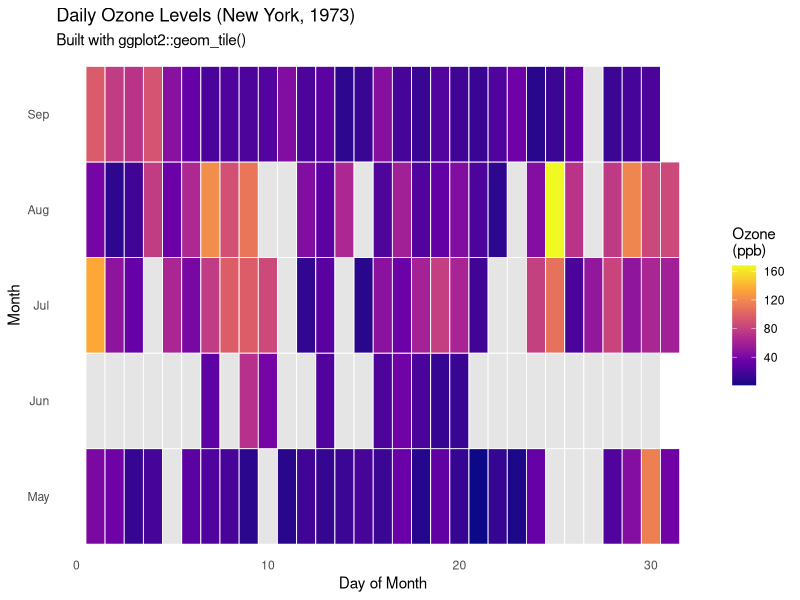
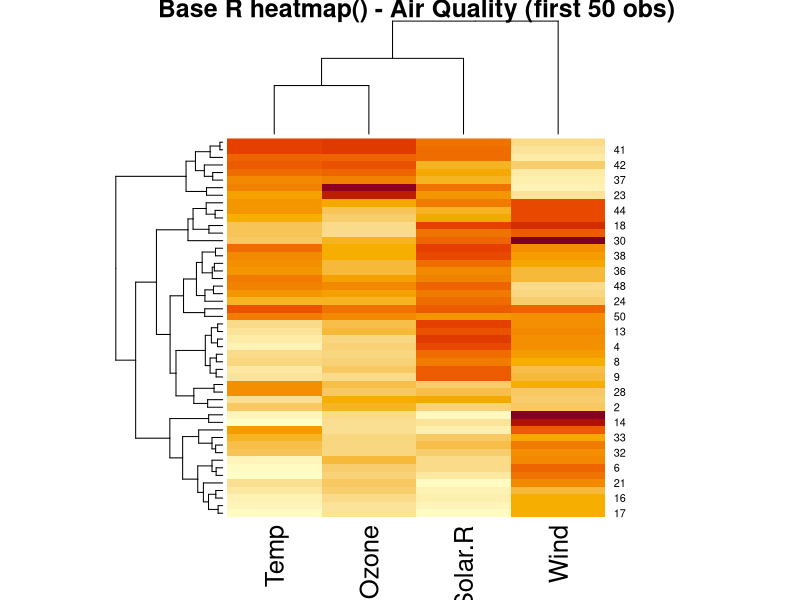
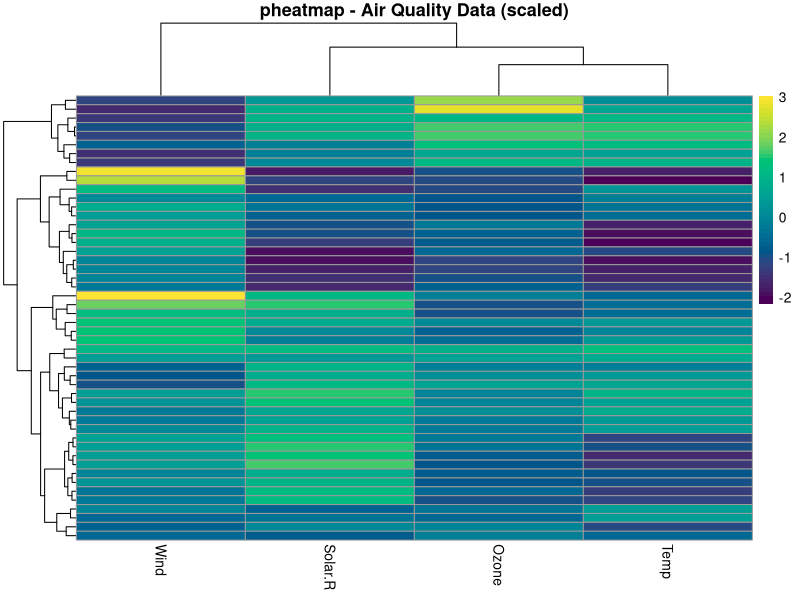
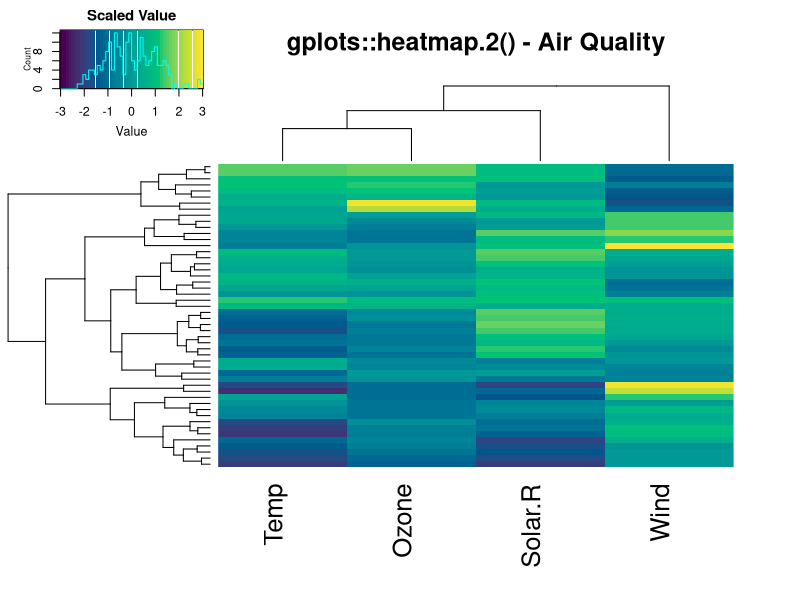
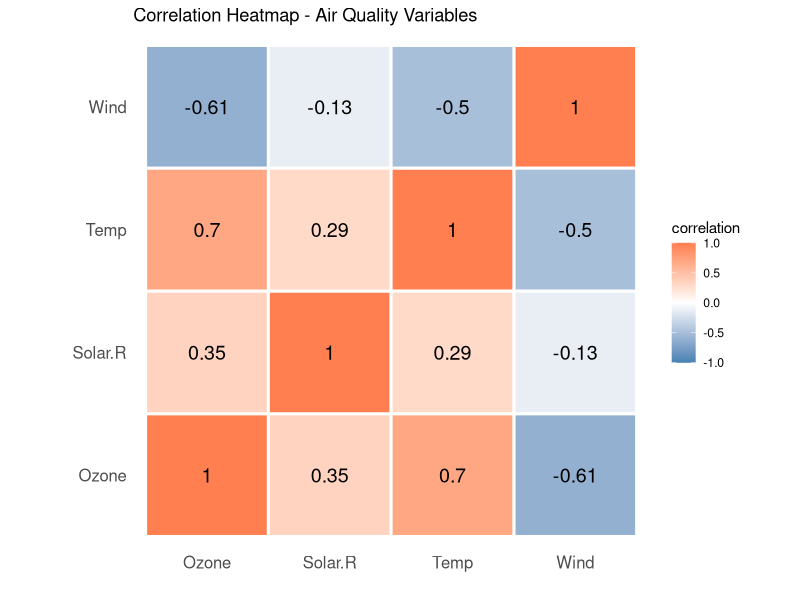
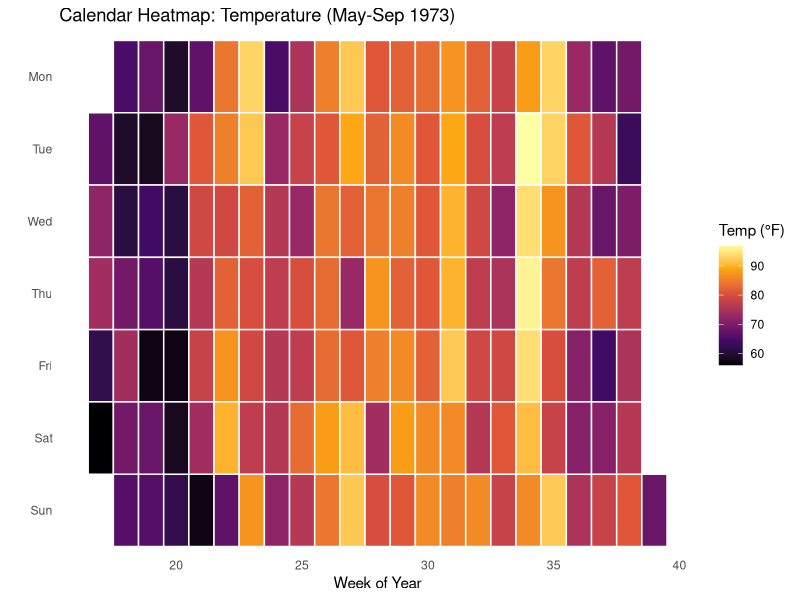
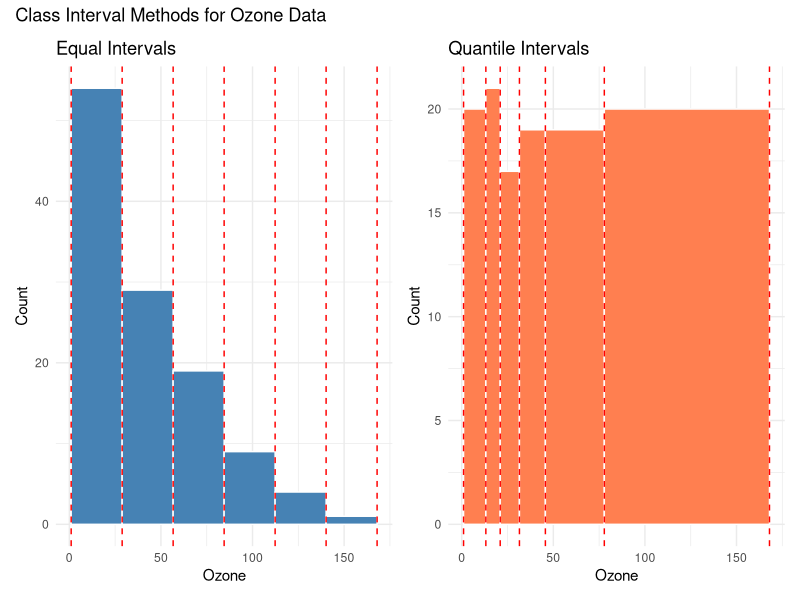

R code for these plots, in order: (Note: this script raises an error after producing the figures.)
## ---- chunk 1
knitr::opts_chunk$set(
  echo = TRUE,
  warning = FALSE,
  message = FALSE,
  fig.align = "center"
)

library(conflicted)
library(tidyverse)
library(patchwork)

conflicts_prefer(dplyr::filter, dplyr::select)
## ---- chunk 2
data(airquality)

aq_matrix <- airquality |>
  select(Ozone, Solar.R, Wind, Temp) |>
  drop_na() |>
  as.matrix() |>
  scale()

glimpse(airquality)
## ---- chunk 3
ggplot(airquality, aes(x = Day, y = factor(Month, labels = month.abb[5:9]),
                       fill = Ozone)) +
  geom_tile(color = "white", size = 0.3) +
  scale_fill_viridis_c(option = "plasma", na.value = "grey90",
                       name = "Ozone\n(ppb)") +
  labs(title = "Daily Ozone Levels (New York, 1973)",
       subtitle = "Built with ggplot2::geom_tile()",
       x = "Day of Month", y = "Month") +
  theme_minimal() +
  theme(panel.grid = element_blank())
## ---- chunk 4
heatmap(
  aq_matrix[1:50, ],
  col = hcl.colors(50, "YlOrRd", rev = TRUE),
  scale = "none",
  main = "Base R heatmap() - Air Quality (first 50 obs)"
)
## ---- chunk 5
library(pheatmap)

pheatmap(
  aq_matrix[1:50, ],
  color = hcl.colors(50, "Viridis"),
  main = "pheatmap - Air Quality Data (scaled)",
  fontsize = 10,
  cluster_rows = TRUE,
  cluster_cols = TRUE,
  show_rownames = FALSE
)
## ---- chunk 6
library(gplots)

heatmap.2(
  aq_matrix[1:50, ],
  col = hcl.colors(50, "Viridis"),
  scale = "none",
  trace = "none",
  dendrogram = "both",
  margins = c(8, 4),
  main = "gplots::heatmap.2() - Air Quality",
  key.title = "Scaled Value",
  labRow = FALSE
)
## ---- chunk 7
cor_matrix <- airquality |>
  select(Ozone, Solar.R, Wind, Temp) |>
  drop_na() |>
  cor()

cor_long <- cor_matrix |>
  as.data.frame() |>
  rownames_to_column("var1") |>
  pivot_longer(-var1, names_to = "var2", values_to = "correlation")

ggplot(cor_long, aes(x = var1, y = var2, fill = correlation)) +
  geom_tile(color = "white", size = 1) +
  geom_text(aes(label = round(correlation, 2)), color = "black", size = 5) +
  scale_fill_gradient2(low = "steelblue", mid = "white", high = "coral",
                       midpoint = 0, limits = c(-1, 1)) +
  labs(title = "Correlation Heatmap - Air Quality Variables",
       x = "", y = "") +
  theme_minimal() +
  theme(panel.grid = element_blank(), axis.text = element_text(size = 12)) +
  coord_fixed()
## ---- chunk 8
aq_cal <- airquality |>
  mutate(
    Date = as.Date(paste(1973, Month, Day, sep = "-")),
    week = as.numeric(format(Date, "%U")),
    wday = factor(weekdays(Date, abbreviate = TRUE),
                  levels = c("Mon", "Tue", "Wed", "Thu", "Fri", "Sat", "Sun"))
  )

ggplot(aq_cal, aes(x = week, y = fct_rev(wday), fill = Temp)) +
  geom_tile(color = "white", size = 0.5) +
  scale_fill_viridis_c(option = "inferno", name = "Temp (\u00B0F)") +
  labs(title = "Calendar Heatmap: Temperature (May-Sep 1973)",
       x = "Week of Year", y = "") +
  theme_minimal() +
  theme(panel.grid = element_blank())
## ---- chunk 9
ozone_clean <- na.omit(airquality$Ozone)

# Compare binning methods
breaks_equal <- seq(min(ozone_clean), max(ozone_clean), length.out = 7)
breaks_quantile <- quantile(ozone_clean, probs = seq(0, 1, length.out = 7))

p_equal <- ggplot(data.frame(Ozone = ozone_clean), aes(x = Ozone)) +
  geom_histogram(breaks = breaks_equal, fill = "steelblue", color = "white") +
  geom_vline(xintercept = breaks_equal, color = "red", linetype = "dashed", size = 0.5) +
  labs(title = "Equal Intervals", y = "Count") +
  theme_minimal()

p_quantile <- ggplot(data.frame(Ozone = ozone_clean), aes(x = Ozone)) +
  geom_histogram(breaks = as.numeric(breaks_quantile),
                 fill = "coral", color = "white") +
  geom_vline(xintercept = as.numeric(breaks_quantile),
             color = "red", linetype = "dashed", size = 0.5) +
  labs(title = "Quantile Intervals", y = "Count") +
  theme_minimal()

p_equal + p_quantile +
  plot_annotation(title = "Class Interval Methods for Ozone Data")
## ---- chunk 10
aq_summary <- airquality |>
  group_by(Month = month.abb[Month]) |>
  summarise(
    `Mean Ozone` = round(mean(Ozone, na.rm = TRUE), 1),
    `Mean Temp` = round(mean(Temp), 1),
    `Mean Wind` = round(mean(Wind), 1),
    `Mean Solar` = round(mean(Solar.R, na.rm = TRUE), 1),
    Days = n(),
    .groups = "drop"
  )

knitr::kable(aq_summary, caption = "Air Quality Summary (1973) -- knitr::kable()")
## ---- chunk 11
library(kableExtra)

aq_summary |>
  kbl(caption = "Air Quality Summary -- kableExtra") |>
  kable_styling(
    bootstrap_options = c("striped", "hover", "condensed"),
    full_width = FALSE,
    position = "center",
    latex_options = c("striped", "hold_position")
  ) |>
  column_spec(2, bold = TRUE,
              color = ifelse(aq_summary$`Mean Ozone` > 50, "red", "black")) |>
  row_spec(0, bold = TRUE, color = "white", background = "#4682B4")
## ---- chunk 12
library(formattable)

formattable(aq_summary, list(
  `Mean Ozone` = color_bar("coral"),
  `Mean Temp` = color_bar("steelblue"),
  `Mean Wind` = color_tile("white", "seagreen")
))
## ---- chunk 13
sessionInfo()
